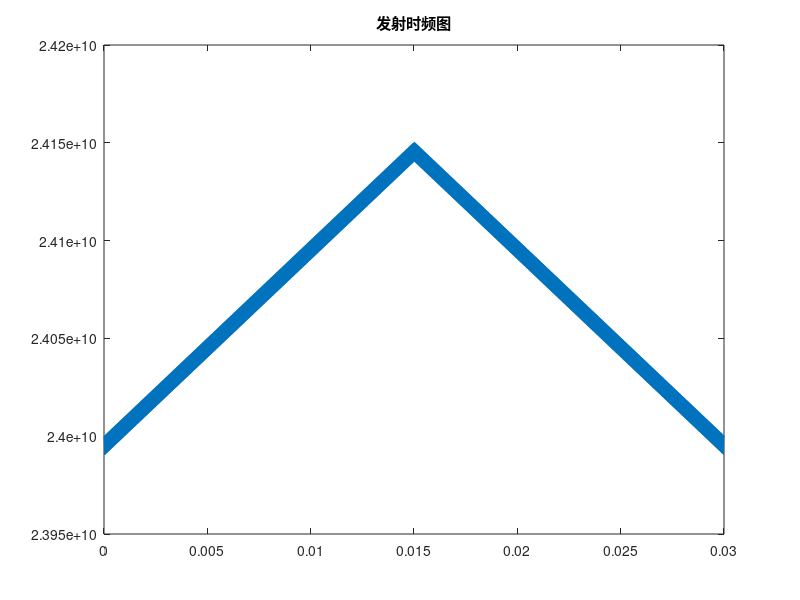
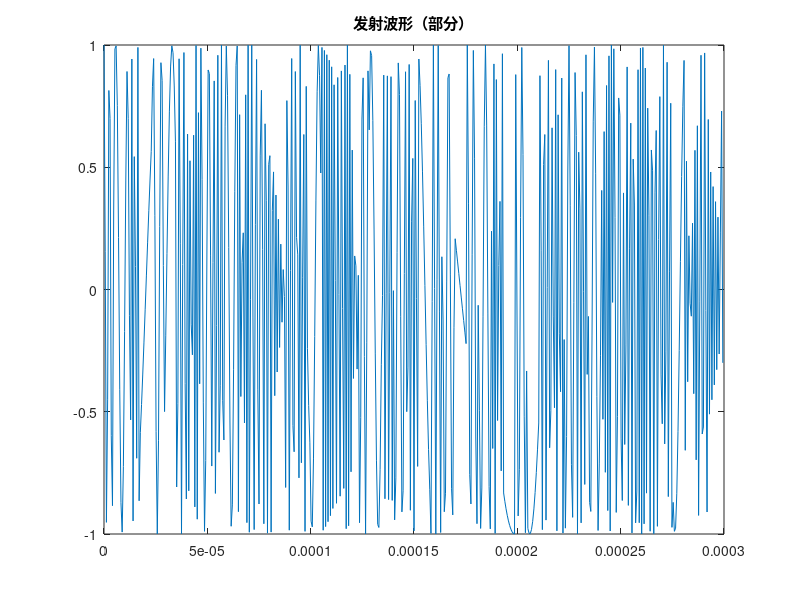
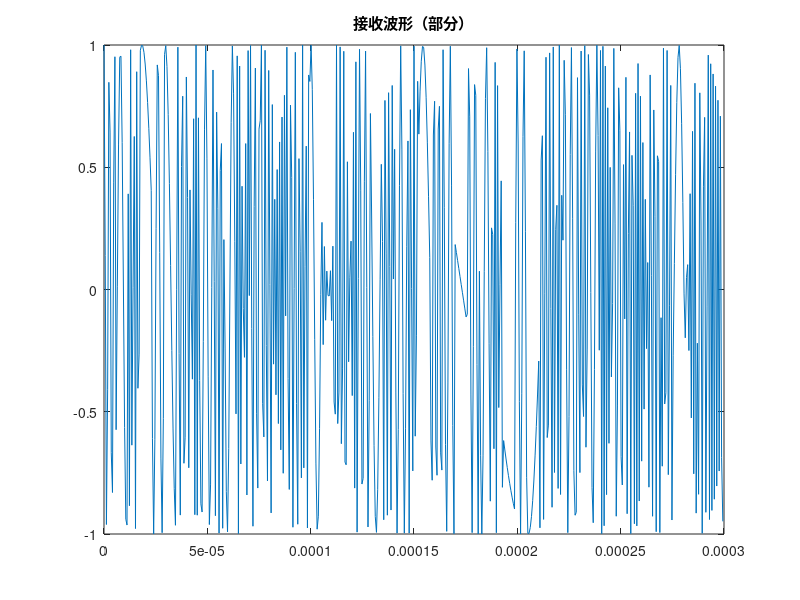
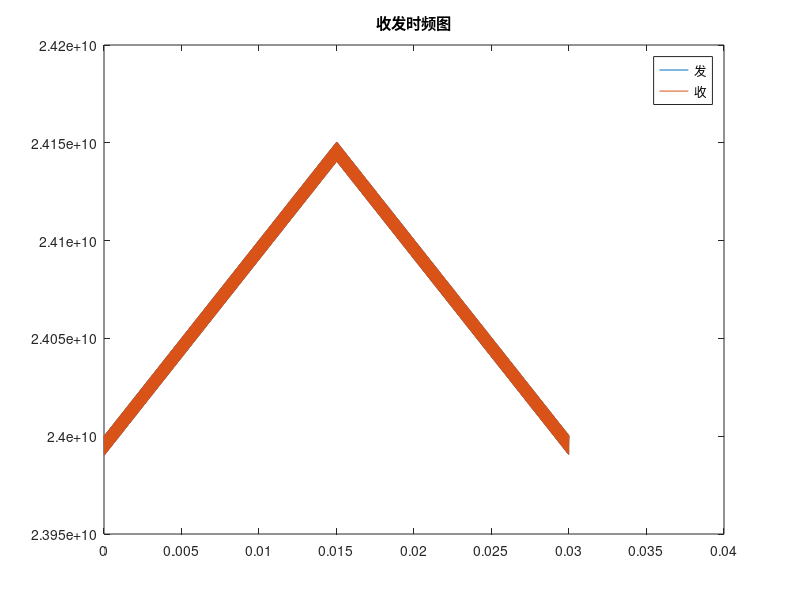

Write the MATLAB code that produced these figures, in order.
clear;
close all;
c=3e8;
f0=24e9;
lambda=c/f0;
rmax=120;
vmax=240/3.6;
derta_r=1;
snr=10^(-15/20);
sigma_r=0.5;
sigma_v=1.8/3.6;

%% 参数计算
b=c/(2*derta_r);
tcpi=2*derta_r/vmax;
miu=2*b/tcpi;
sigma_v_r=c*sigma_v/(miu*lambda);
sigma_r=min(sigma_r,sigma_v_r);
n0=tcpi*(miu*rmax/c+vmax/lambda);

n=512;%大于n0的2次幂

fincr=b/(n-1);
dert=0.5;
sigm=2/(snr*n*sinc(dert)*sinc(dert));
alph=0.05;
x = norminv(alph/2,0,sigm);
ddfai=abs(x);
rmin_uamb=2*sigma_r*pi/ddfai;
rmax_uamb=rmax/(1-ddfai/(pi));
m=ceil(log2(rmax_uamb/rmin_uamb)+2);
tstep=0.5*tcpi/(m*n);

r_uamb=zeros(1,m-1);
f_shift=zeros(1,m-1);
for k=1:m-1
    r_uamb(k)=rmax_uamb/(2^(k-1));
    f_shift(k)=c/(2*r_uamb(k))-miu*tstep;
end

%% 仿真
r0=86.6;%
v0=25.5;%目标
t=linspace(0,tcpi,m*n*2*10);
r_t=zeros(1,length(t));
td=zeros(1,length(t));
ft=zeros(1,length(t));
fn=f0;
for i=1:n
    ft_t=(fn)*ones(1,10);
    for j=1:length(f_shift)
        ft_t=[ft_t (fn-f_shift(j))*ones(1,10)];
    end
    ft(1+(i-1)*length(ft_t):length(ft_t)+(i-1)*length(ft_t))=ft_t;
    fn=fn+fincr;
end
for i=1:n
    ft_t=(fn)*ones(1,10);
    for j=1:length(f_shift)
        ft_t=[(fn-f_shift(j))*ones(1,10) ft_t];
    end
    ft(m*n*10+1+(i-1)*length(ft_t):m*n*10+length(ft_t)+(i-1)*length(ft_t))=ft_t;
    fn=fn-fincr;
end
figure;
plot(t,ft);
title("发射时频图");

tx=zeros(1,length(t)); %发射信号
rx=zeros(1,length(t)); %接收信号
mix=zeros(1,length(t)); %差频、差拍、拍频、中频信号
for i=1:length(t)
    r_t(i) = r0 + v0*t(i); % 距离更新
    td(i) = 2*r_t(i)/c;    % 延迟时间
    tx(i)=cos(2*pi*ft(i)*t(i));
    rx(i)=cos(2*pi*ft(i)*(t(i)-td(i)));
    mix(i)=tx(i).*rx(i);
end
figure;
plot(t(1:512),tx(1:512));
title("发射波形（部分）");
figure;
plot(t(1:512),rx(1:512));
title("接收波形（部分）");

figure;
plot(t,ft);
hold on;
plot(t+td,ft);
title("收发时频图");
legend ('发','收');

% mix_0=zeros(1,length(t)/10);
% for i=1:length(t)/10
%     mix_0(i)=mix(i*10);
% end
fs=1/(tstep);
mix_5=zeros(m,n);
for i=1:n
    for j=1:m
        mix_5(j,i)=mix((j-1)*10+1+(i-1)*m*10);
    end
end
mix_5_fft=zeros(m,n);
for i=1:m
    mix_5_fft(i,:)=fft(mix_5(i,:));
end
wsum=zeros(1,n);
for i=1:m
    wsum(1,:)=wsum(1,:)+abs(mix_5_fft(i,:)).*abs(mix_5_fft(i,:));
end
figure;
plot(wsum);
title("频谱周期图积累");
[a,p]=max(wsum(1:length(wsum)/2));
% p=83;
fmslfsk=fs*p/(m*n);
derta_fai=zeros(1,m-1);
% for i=1:m-1
%     derta_fai(i)=(atan(real(mix_5_fft(i,p))/imag(mix_5_fft(i,p)))-atan(real(mix_5_fft(i+1,p))/imag(mix_5_fft(i+1,p))));
% end
for i=1:m-1
    derta_fai(i)=(angle(mix_5_fft(i,p))-angle(mix_5_fft(i+1,p)));
end
derta_fai_real=2*pi*(f_shift*2*r0/c-2*v0*f0*tstep/c);
for i=1:m-1
    k=round((derta_fai_real(i)-derta_fai(i))/pi);
    derta_fai(i)=derta_fai(i)+k*pi;
end

r_amb=zeros(1,m-1);
for k=1:m-1
    r_amb(k)=r_uamb(k)*(derta_fai(k)/(2*pi)+fmslfsk*tstep);
end

q=zeros(1,m-1);
rout=r_amb(1);
% rout=r_uamb(1)*(derta_fai(1)/(2*pi)+fmslfsk*tstep);
for k=2:m-1
    q(k)=round((rout-r_amb(k))/r_uamb(k));
    rout=r_amb(k)+q(k)*r_uamb(k);
end

vout=(fmslfsk*c-miu*2*rout)/(2*f0);

figure;
scatter(r0,v0,'b');
hold on
scatter(rout,vout,'r');
scatter(0,0,'w');%参考点
scatter(rmax,vmax,'w');%参考点
xlabel("距离(m)");
ylabel("速度(m/s)");
title("测距测速结果");
legend ('真实值','测量值');








